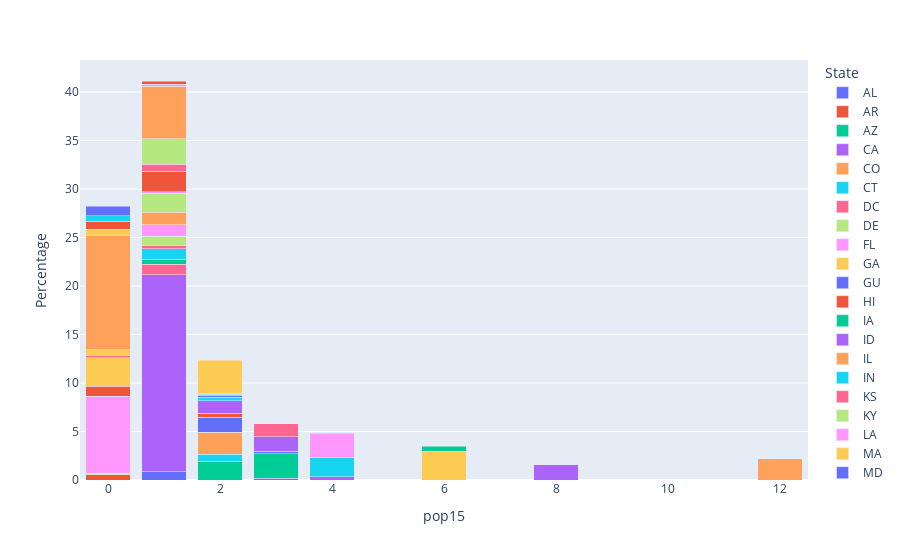

Source (notebook cell):
### Code cell
fig = px.bar(pop_by_state_sum_percentage_measure, x='pop15', y='Percentage',barmode='stack',color='State')
fig.show()

### Figure 1 — Plotly figure (JSON) as saved in the notebook; plotly's stock layout.template omitted (floating-point values rounded to 4 significant figures)
{"data": [{"alignmentgroup": "True", "hovertemplate": "State=AL<br>pop15=%{x}<br>Percentage=%{y}<extra></extra>", "legendgroup": "AL", "marker": {"color": "#636efa", "pattern": {"shape": ""}}, "name": "AL", "offsetgroup": "AL", "orientation": "v", "showlegend": true, "textposition": "auto", "type": "bar", "x": [1], "xaxis": "x", "y": [0.84], "yaxis": "y"}, {"alignmentgroup": "True", "hovertemplate": "State=AR<br>pop15=%{x}<br>Percentage=%{y}<extra></extra>", "legendgroup": "AR", "marker": {"color": "#EF553B", "pattern": {"shape": ""}}, "name": "AR", "offsetgroup": "AR", "orientation": "v", "showlegend": true, "textposition": "auto", "type": "bar", "x": [0], "xaxis": "x", "y": [0.528], "yaxis": "y"}, {"alignmentgroup": "True", "hovertemplate": "State=AZ<br>pop15=%{x}<br>Percentage=%{y}<extra></extra>", "legendgroup": "AZ", "marker": {"color": "#00cc96", "pattern": {"shape": ""}}, "name": "AZ", "offsetgroup": "AZ", "orientation": "v", "showlegend": true, "textposition": "auto", "type": "bar", "x": [2], "xaxis": "x", "y": [1.941], "yaxis": "y"}, {"alignmentgroup": "True", "hovertemplate": "State=CA<br>pop15=%{x}<br>Percentage=%{y}<extra></extra>", "legendgroup": "CA", "marker": {"color": "#ab63fa", "pattern": {"shape": ""}}, "name": "CA", "offsetgroup": "CA", "orientation": "v", "showlegend": true, "textposition": "auto", "type": "bar", "x": [1], "xaxis": "x", "y": [20.3], "yaxis": "y"}, {"alignmentgroup": "True", "hovertemplate": "State=CO<br>pop15=%{x}<br>Percentage=%{y}<extra></extra>", "legendgroup": "CO", "marker": {"color": "#FFA15A", "pattern": {"shape": ""}}, "name": "CO", "offsetgroup": "CO", "orientation": "v", "showlegend": true, "textposition": "auto", "type": "bar", "x": [12], "xaxis": "x", "y": [2.169], "yaxis": "y"}, {"alignmentgroup": "True", "hovertemplate": "State=CT<br>pop15=%{x}<br>Percentage=%{y}<extra></extra>", "legendgroup": "CT", "marker": {"color": "#19d3f3", "pattern": {"shape": ""}}, "name": "CT", "offsetgroup": "CT", "orientation": "v", "showlegend": true, "textposition": "auto", "type": "bar", "x": [2], "xaxis": "x", "y": [0.716], "yaxis": "y"}, {"alignmentgroup": "True", "hovertemplate": "State=DC<br>pop15=%{x}<br>Percentage=%{y}<extra></extra>", "legendgroup": "DC", "marker": {"color": "#FF6692", "pattern": {"shape": ""}}, "name": "DC", "offsetgroup": "DC", "orientation": "v", "showlegend": true, "textposition": "auto", "type": "bar", "x": [1], "xaxis": "x", "y": [1.116], "yaxis": "y"}, {"alignmentgroup": "True", "hovertemplate": "State=DE<br>pop15=%{x}<br>Percentage=%{y}<extra></extra>", "legendgroup": "DE", "marker": {"color": "#B6E880", "pattern": {"shape": ""}}, "name": "DE", "offsetgroup": "DE", "orientation": "v", "showlegend": true, "textposition": "auto", "type": "bar", "x": [0], "xaxis": "x", "y": [0.165], "yaxis": "y"}, {"alignmentgroup": "True", "hovertemplate": "State=FL<br>pop15=%{x}<br>Percentage=%{y}<extra></extra>", "legendgroup": "FL", "marker": {"color": "#FF97FF", "pattern": {"shape": ""}}, "name": "FL", "offsetgroup": "FL", "orientation": "v", "showlegend": true, "textposition": "auto", "type": "bar", "x": [0], "xaxis": "x", "y": [7.928], "yaxis": "y"}, {"alignmentgroup": "True", "hovertemplate": "State=GA<br>pop15=%{x}<br>Percentage=%{y}<extra></extra>", "legendgroup": "GA", "marker": {"color": "#FECB52", "pattern": {"shape": ""}}, "name": "GA", "offsetgroup": "GA", "orientation": "v", "showlegend": true, "textposition": "auto", "type": "bar", "x": [6], "xaxis": "x", "y": [2.97], "yaxis": "y"}, {"alignmentgroup": "True", "hovertemplate": "State=GU<br>pop15=%{x}<br>Percentage=%{y}<extra></extra>", "legendgroup": "GU", "marker": {"color": "#636efa", "pattern": {"shape": ""}}, "name": "GU", "offsetgroup": "GU", "orientation": "v", "showlegend": true, "textposition": "auto", "type": "bar", "x": [3], "xaxis": "x", "y": [0.201], "yaxis": "y"}, {"alignmentgroup": "True", "hovertemplate": "State=HI<br>pop15=%{x}<br>Percentage=%{y}<extra></extra>", "legendgroup": "HI", "marker": {"color": "#EF553B", "pattern": {"shape": ""}}, "name": "HI", "offsetgroup": "HI", "orientation": "v", "showlegend": true, "textposition": "auto", "type": "bar", "x": [0], "xaxis": "x", "y": [1.068], "yaxis": "y"}, {"alignmentgroup": "True", "hovertemplate": "State=IA<br>pop15=%{x}<br>Percentage=%{y}<extra></extra>", "legendgroup": "IA", "marker": {"color": "#00cc96", "pattern": {"shape": ""}}, "name": "IA", "offsetgroup": "IA", "orientation": "v", "showlegend": true, "textposition": "auto", "type": "bar", "x": [1], "xaxis": "x", "y": [0.508], "yaxis": "y"}, {"alignmentgroup": "True", "hovertemplate": "State=ID<br>pop15=%{x}<br>Percentage=%{y}<extra></extra>", "legendgroup": "ID", "marker": {"color": "#ab63fa", "pattern": {"shape": ""}}, "name": "ID", "offsetgroup": "ID", "orientation": "v", "showlegend": true, "textposition": "auto", "type": "bar", "x": [4], "xaxis": "x", "y": [0.325], "yaxis": "y"}, {"alignmentgroup": "True", "hovertemplate": "State=IL<br>pop15=%{x}<br>Percentage=%{y}<extra></extra>", "legendgroup": "IL", "marker": {"color": "#FFA15A", "pattern": {"shape": ""}}, "name": "IL", "offsetgroup": "IL", "orientation": "v", "showlegend": true, "textposition": "auto", "type": "bar", "x": [2], "xaxis": "x", "y": [2.271], "yaxis": "y"}, {"alignmentgroup": "True", "hovertemplate": "State=IN<br>pop15=%{x}<br>Percentage=%{y}<extra></extra>", "legendgroup": "IN", "marker": {"color": "#19d3f3", "pattern": {"shape": ""}}, "name": "IN", "offsetgroup": "IN", "orientation": "v", "showlegend": true, "textposition": "auto", "type": "bar", "x": [1], "xaxis": "x", "y": [1.059], "yaxis": "y"}, {"alignmentgroup": "True", "hovertemplate": "State=KS<br>pop15=%{x}<br>Percentage=%{y}<extra></extra>", "legendgroup": "KS", "marker": {"color": "#FF6692", "pattern": {"shape": ""}}, "name": "KS", "offsetgroup": "KS", "orientation": "v", "showlegend": true, "textposition": "auto", "type": "bar", "x": [1], "xaxis": "x", "y": [0.344], "yaxis": "y"}, {"alignmentgroup": "True", "hovertemplate": "State=KY<br>pop15=%{x}<br>Percentage=%{y}<extra></extra>", "legendgroup": "KY", "marker": {"color": "#B6E880", "pattern": {"shape": ""}}, "name": "KY", "offsetgroup": "KY", "orientation": "v", "showlegend": true, "textposition": "auto", "type": "bar", "x": [1], "xaxis": "x", "y": [0.973], "yaxis": "y"}, {"alignmentgroup": "True", "hovertemplate": "State=LA<br>pop15=%{x}<br>Percentage=%{y}<extra></extra>", "legendgroup": "LA", "marker": {"color": "#FF97FF", "pattern": {"shape": ""}}, "name": "LA", "offsetgroup": "LA", "orientation": "v", "showlegend": true, "textposition": "auto", "type": "bar", "x": [1], "xaxis": "x", "y": [1.166], "yaxis": "y"}, {"alignmentgroup": "True", "hovertemplate": "State=MA<br>pop15=%{x}<br>Percentage=%{y}<extra></extra>", "legendgroup": "MA", "marker": {"color": "#FECB52", "pattern": {"shape": ""}}, "name": "MA", "offsetgroup": "MA", "orientation": "v", "showlegend": true, "textposition": "auto", "type": "bar", "x": [0], "xaxis": "x", "y": [2.91], "yaxis": "y"}, {"alignmentgroup": "True", "hovertemplate": "State=MD<br>pop15=%{x}<br>Percentage=%{y}<extra></extra>", "legendgroup": "MD", "marker": {"color": "#636efa", "pattern": {"shape": ""}}, "name": "MD", "offsetgroup": "MD", "orientation": "v", "showlegend": true, "textposition": "auto", "type": "bar", "x": [2], "xaxis": "x", "y": [1.532], "yaxis": "y"}, {"alignmentgroup": "True", "hovertemplate": "State=ME<br>pop15=%{x}<br>Percentage=%{y}<extra></extra>", "legendgroup": "ME", "marker": {"color": "#EF553B", "pattern": {"shape": ""}}, "name": "ME", "offsetgroup": "ME", "orientation": "v", "showlegend": true, "textposition": "auto", "type": "bar", "x": [2], "xaxis": "x", "y": [0.416], "yaxis": "y"}, {"alignmentgroup": "True", "hovertemplate": "State=MI<br>pop15=%{x}<br>Percentage=%{y}<extra></extra>", "legendgroup": "MI", "marker": {"color": "#00cc96", "pattern": {"shape": ""}}, "name": "MI", "offsetgroup": "MI", "orientation": "v", "showlegend": true, "textposition": "auto", "type": "bar", "x": [3], "xaxis": "x", "y": [2.515], "yaxis": "y"}, {"alignmentgroup": "True", "hovertemplate": "State=MN<br>pop15=%{x}<br>Percentage=%{y}<extra></extra>", "legendgroup": "MN", "marker": {"color": "#ab63fa", "pattern": {"shape": ""}}, "name": "MN", "offsetgroup": "MN", "orientation": "v", "showlegend": true, "textposition": "auto", "type": "bar", "x": [2], "xaxis": "x", "y": [1.271], "yaxis": "y"}, {"alignmentgroup": "True", "hovertemplate": "State=MO<br>pop15=%{x}<br>Percentage=%{y}<extra></extra>", "legendgroup": "MO", "marker": {"color": "#FFA15A", "pattern": {"shape": ""}}, "name": "MO", "offsetgroup": "MO", "orientation": "v", "showlegend": true, "textposition": "auto", "type": "bar", "x": [1], "xaxis": "x", "y": [1.301], "yaxis": "y"}, {"alignmentgroup": "True", "hovertemplate": "State=MS<br>pop15=%{x}<br>Percentage=%{y}<extra></extra>", "legendgroup": "MS", "marker": {"color": "#19d3f3", "pattern": {"shape": ""}}, "name": "MS", "offsetgroup": "MS", "orientation": "v", "showlegend": true, "textposition": "auto", "type": "bar", "x": [2], "xaxis": "x", "y": [0.361], "yaxis": "y"}, {"alignmentgroup": "True", "hovertemplate": "State=MT<br>pop15=%{x}<br>Percentage=%{y}<extra></extra>", "legendgroup": "MT", "marker": {"color": "#FF6692", "pattern": {"shape": ""}}, "name": "MT", "offsetgroup": "MT", "orientation": "v", "showlegend": true, "textposition": "auto", "type": "bar", "x": [0], "xaxis": "x", "y": [0.259], "yaxis": "y"}, {"alignmentgroup": "True", "hovertemplate": "State=NC<br>pop15=%{x}<br>Percentage=%{y}<extra></extra>", "legendgroup": "NC", "marker": {"color": "#B6E880", "pattern": {"shape": ""}}, "name": "NC", "offsetgroup": "NC", "orientation": "v", "showlegend": true, "textposition": "auto", "type": "bar", "x": [1], "xaxis": "x", "y": [1.967], "yaxis": "y"}, {"alignmentgroup": "True", "hovertemplate": "State=ND<br>pop15=%{x}<br>Percentage=%{y}<extra></extra>", "legendgroup": "ND", "marker": {"color": "#FF97FF", "pattern": {"shape": ""}}, "name": "ND", "offsetgroup": "ND", "orientation": "v", "showlegend": true, "textposition": "auto", "type": "bar", "x": [1], "xaxis": "x", "y": [0.159], "yaxis": "y"}, {"alignmentgroup": "True", "hovertemplate": "State=NE<br>pop15=%{x}<br>Percentage=%{y}<extra></extra>", "legendgroup": "NE", "marker": {"color": "#FECB52", "pattern": {"shape": ""}}, "name": "NE", "offsetgroup": "NE", "orientation": "v", "showlegend": true, "textposition": "auto", "type": "bar", "x": [0], "xaxis": "x", "y": [0.561], "yaxis": "y"}, {"alignmentgroup": "True", "hovertemplate": "State=NH<br>pop15=%{x}<br>Percentage=%{y}<extra></extra>", "legendgroup": "NH", "marker": {"color": "#636efa", "pattern": {"shape": ""}}, "name": "NH", "offsetgroup": "NH", "orientation": "v", "showlegend": true, "textposition": "auto", "type": "bar", "x": [3], "xaxis": "x", "y": [0.265], "yaxis": "y"}, {"alignmentgroup": "True", "hovertemplate": "State=NJ<br>pop15=%{x}<br>Percentage=%{y}<extra></extra>", "legendgroup": "NJ", "marker": {"color": "#EF553B", "pattern": {"shape": ""}}, "name": "NJ", "offsetgroup": "NJ", "orientation": "v", "showlegend": true, "textposition": "auto", "type": "bar", "x": [1], "xaxis": "x", "y": [2.103], "yaxis": "y"}, {"alignmentgroup": "True", "hovertemplate": "State=NM<br>pop15=%{x}<br>Percentage=%{y}<extra></extra>", "legendgroup": "NM", "marker": {"color": "#00cc96", "pattern": {"shape": ""}}, "name": "NM", "offsetgroup": "NM", "orientation": "v", "showlegend": true, "textposition": "auto", "type": "bar", "x": [6], "xaxis": "x", "y": [0.498], "yaxis": "y"}, {"alignmentgroup": "True", "hovertemplate": "State=NV<br>pop15=%{x}<br>Percentage=%{y}<extra></extra>", "legendgroup": "NV", "marker": {"color": "#ab63fa", "pattern": {"shape": ""}}, "name": "NV", "offsetgroup": "NV", "orientation": "v", "showlegend": true, "textposition": "auto", "type": "bar", "x": [3], "xaxis": "x", "y": [1.465], "yaxis": "y"}, {"alignmentgroup": "True", "hovertemplate": "State=NY<br>pop15=%{x}<br>Percentage=%{y}<extra></extra>", "legendgroup": "NY", "marker": {"color": "#FFA15A", "pattern": {"shape": ""}}, "name": "NY", "offsetgroup": "NY", "orientation": "v", "showlegend": true, "textposition": "auto", "type": "bar", "x": [0], "xaxis": "x", "y": [11.78], "yaxis": "y"}, {"alignmentgroup": "True", "hovertemplate": "State=OH<br>pop15=%{x}<br>Percentage=%{y}<extra></extra>", "legendgroup": "OH", "marker": {"color": "#19d3f3", "pattern": {"shape": ""}}, "name": "OH", "offsetgroup": "OH", "orientation": "v", "showlegend": true, "textposition": "auto", "type": "bar", "x": [4], "xaxis": "x", "y": [2.009], "yaxis": "y"}, {"alignmentgroup": "True", "hovertemplate": "State=OK<br>pop15=%{x}<br>Percentage=%{y}<extra></extra>", "legendgroup": "OK", "marker": {"color": "#FF6692", "pattern": {"shape": ""}}, "name": "OK", "offsetgroup": "OK", "orientation": "v", "showlegend": true, "textposition": "auto", "type": "bar", "x": [1], "xaxis": "x", "y": [0.728], "yaxis": "y"}, {"alignmentgroup": "True", "hovertemplate": "State=OR<br>pop15=%{x}<br>Percentage=%{y}<extra></extra>", "legendgroup": "OR", "marker": {"color": "#B6E880", "pattern": {"shape": ""}}, "name": "OR", "offsetgroup": "OR", "orientation": "v", "showlegend": true, "textposition": "auto", "type": "bar", "x": [1], "xaxis": "x", "y": [2.641], "yaxis": "y"}, {"alignmentgroup": "True", "hovertemplate": "State=PA<br>pop15=%{x}<br>Percentage=%{y}<extra></extra>", "legendgroup": "PA", "marker": {"color": "#FF97FF", "pattern": {"shape": ""}}, "name": "PA", "offsetgroup": "PA", "orientation": "v", "showlegend": true, "textposition": "auto", "type": "bar", "x": [4], "xaxis": "x", "y": [2.503], "yaxis": "y"}, {"alignmentgroup": "True", "hovertemplate": "State=PR<br>pop15=%{x}<br>Percentage=%{y}<extra></extra>", "legendgroup": "PR", "marker": {"color": "#FECB52", "pattern": {"shape": ""}}, "name": "PR", "offsetgroup": "PR", "orientation": "v", "showlegend": true, "textposition": "auto", "type": "bar", "x": [0], "xaxis": "x", "y": [0.639], "yaxis": "y"}, {"alignmentgroup": "True", "hovertemplate": "State=RI<br>pop15=%{x}<br>Percentage=%{y}<extra></extra>", "legendgroup": "RI", "marker": {"color": "#636efa", "pattern": {"shape": ""}}, "name": "RI", "offsetgroup": "RI", "orientation": "v", "showlegend": true, "textposition": "auto", "type": "bar", "x": [2], "xaxis": "x", "y": [0.208], "yaxis": "y"}, {"alignmentgroup": "True", "hovertemplate": "State=SC<br>pop15=%{x}<br>Percentage=%{y}<extra></extra>", "legendgroup": "SC", "marker": {"color": "#EF553B", "pattern": {"shape": ""}}, "name": "SC", "offsetgroup": "SC", "orientation": "v", "showlegend": true, "textposition": "auto", "type": "bar", "x": [0], "xaxis": "x", "y": [0.86], "yaxis": "y"}, {"alignmentgroup": "True", "hovertemplate": "State=SD<br>pop15=%{x}<br>Percentage=%{y}<extra></extra>", "legendgroup": "SD", "marker": {"color": "#00cc96", "pattern": {"shape": ""}}, "name": "SD", "offsetgroup": "SD", "orientation": "v", "showlegend": true, "textposition": "auto", "type": "bar", "x": [2], "xaxis": "x", "y": [0.138], "yaxis": "y"}, {"alignmentgroup": "True", "hovertemplate": "State=TN<br>pop15=%{x}<br>Percentage=%{y}<extra></extra>", "legendgroup": "TN", "marker": {"color": "#ab63fa", "pattern": {"shape": ""}}, "name": "TN", "offsetgroup": "TN", "orientation": "v", "showlegend": true, "textposition": "auto", "type": "bar", "x": [8], "xaxis": "x", "y": [1.597], "yaxis": "y"}, {"alignmentgroup": "True", "hovertemplate": "State=TX<br>pop15=%{x}<br>Percentage=%{y}<extra></extra>", "legendgroup": "TX", "marker": {"color": "#FFA15A", "pattern": {"shape": ""}}, "name": "TX", "offsetgroup": "TX", "orientation": "v", "showlegend": true, "textposition": "auto", "type": "bar", "x": [1], "xaxis": "x", "y": [5.389], "yaxis": "y"}, {"alignmentgroup": "True", "hovertemplate": "State=UT<br>pop15=%{x}<br>Percentage=%{y}<extra></extra>", "legendgroup": "UT", "marker": {"color": "#19d3f3", "pattern": {"shape": ""}}, "name": "UT", "offsetgroup": "UT", "orientation": "v", "showlegend": true, "textposition": "auto", "type": "bar", "x": [0], "xaxis": "x", "y": [0.532], "yaxis": "y"}, {"alignmentgroup": "True", "hovertemplate": "State=VA<br>pop15=%{x}<br>Percentage=%{y}<extra></extra>", "legendgroup": "VA", "marker": {"color": "#FF6692", "pattern": {"shape": ""}}, "name": "VA", "offsetgroup": "VA", "orientation": "v", "showlegend": true, "textposition": "auto", "type": "bar", "x": [3], "xaxis": "x", "y": [1.337], "yaxis": "y"}, {"alignmentgroup": "True", "hovertemplate": "State=VI<br>pop15=%{x}<br>Percentage=%{y}<extra></extra>", "legendgroup": "VI", "marker": {"color": "#B6E880", "pattern": {"shape": ""}}, "name": "VI", "offsetgroup": "VI", "orientation": "v", "showlegend": true, "textposition": "auto", "type": "bar", "x": [2], "xaxis": "x", "y": [0.078], "yaxis": "y"}, {"alignmentgroup": "True", "hovertemplate": "State=VT<br>pop15=%{x}<br>Percentage=%{y}<extra></extra>", "legendgroup": "VT", "marker": {"color": "#FF97FF", "pattern": {"shape": ""}}, "name": "VT", "offsetgroup": "VT", "orientation": "v", "showlegend": true, "textposition": "auto", "type": "bar", "x": [1], "xaxis": "x", "y": [0.204], "yaxis": "y"}, {"alignmentgroup": "True", "hovertemplate": "State=WA<br>pop15=%{x}<br>Percentage=%{y}<extra></extra>", "legendgroup": "WA", "marker": {"color": "#FECB52", "pattern": {"shape": ""}}, "name": "WA", "offsetgroup": "WA", "orientation": "v", "showlegend": true, "textposition": "auto", "type": "bar", "x": [2], "xaxis": "x", "y": [3.427], "yaxis": "y"}, {"alignmentgroup": "True", "hovertemplate": "State=WI<br>pop15=%{x}<br>Percentage=%{y}<extra></extra>", "legendgroup": "WI", "marker": {"color": "#636efa", "pattern": {"shape": ""}}, "name": "WI", "offsetgroup": "WI", "orientation": "v", "showlegend": true, "textposition": "auto", "type": "bar", "x": [0], "xaxis": "x", "y": [0.981], "yaxis": "y"}, {"alignmentgroup": "True", "hovertemplate": "State=WV<br>pop15=%{x}<br>Percentage=%{y}<extra></extra>", "legendgroup": "WV", "marker": {"color": "#EF553B", "pattern": {"shape": ""}}, "name": "WV", "offsetgroup": "WV", "orientation": "v", "showlegend": true, "textposition": "auto", "type": "bar", "x": [1], "xaxis": "x", "y": [0.336], "yaxis": "y"}], "layout": {"barmode": "stack", "legend": {"title": {"text": "State"}, "tracegroupgap": 0}, "margin": {"t": 60}, "xaxis": {"anchor": "y", "domain": [0, 1], "title": {"text": "pop15"}}, "yaxis": {"anchor": "x", "domain": [0, 1], "title": {"text": "Percentage"}}}}
